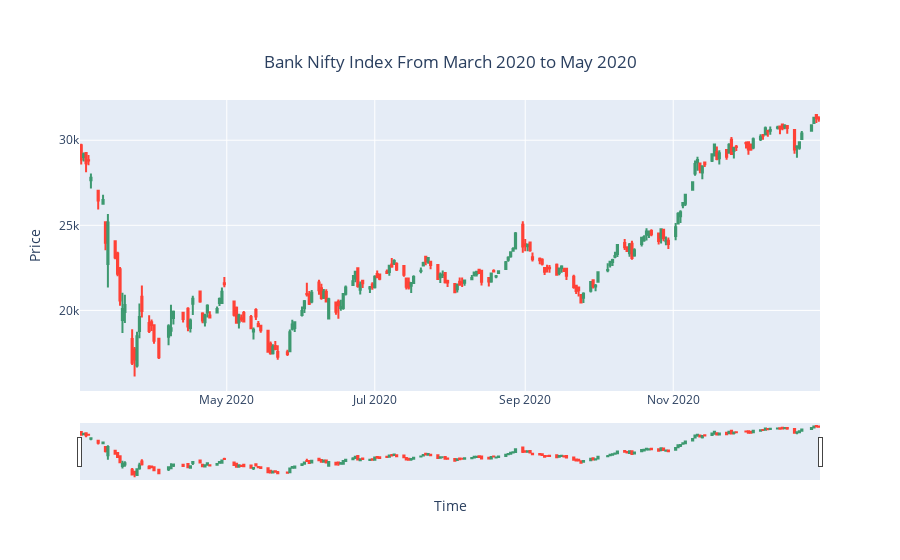

This figure's notebook cell:
### Code cell
Candlestick_data = df['3-2020':'2020']

fig = go.Figure(data=go.Candlestick(x=Candlestick_data.index,
                            open=Candlestick_data['Open'],
                            high=Candlestick_data['High'],
                            low=Candlestick_data['Low'],
                            close=Candlestick_data['Close']))

fig.update_layout(title_text='Bank Nifty Index From March 2020 to May 2020',
                  title={
                    'y':0.9,
                    'x':0.5,
                    'xanchor': 'center',
                    'yanchor': 'top'},
                  xaxis_rangeslider_visible=True, 
                  xaxis_title="Time", 
                  yaxis_title="Price")

fig.show()

### Figure 1 — Plotly figure (JSON) as saved in the notebook; plotly's stock layout.template omitted (floating-point values rounded to 4 significant figures; data arrays with more than 128 entries replaced by an {"elided": "..."} marker saying what was removed)
{"data": [{"type": "candlestick", "high": {"elided": "209 float values"}, "low": {"elided": "209 float values"}, "x": {"elided": "209 str values"}, "close": {"elided": "209 float values"}, "open": {"elided": "209 float values"}}], "layout": {"yaxis": {"title": {"text": "Price"}}, "xaxis": {"title": {"text": "Time"}, "rangeslider": {"visible": true}}, "title": {"y": 0.9, "text": "Bank Nifty Index From March 2020 to May 2020", "yanchor": "top", "xanchor": "center", "x": 0.5}}}
